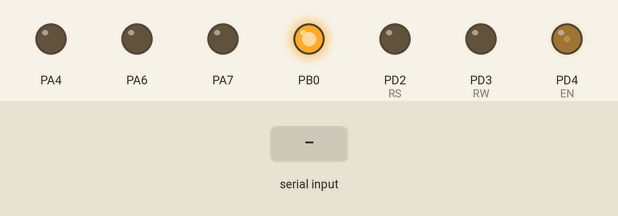
The program below on a simulated ATmega32, built with avr-gcc and emulated at 8 MHz. On the bench: output pins drawn as LEDs (lit = HIGH). The test bench sets the inputs (shaded band). Pins used as bus, display or sensor lines are not drawn; what the program prints to the serial monitor is not drawn.

Above: at 0.1 s.
At 1.2 s:
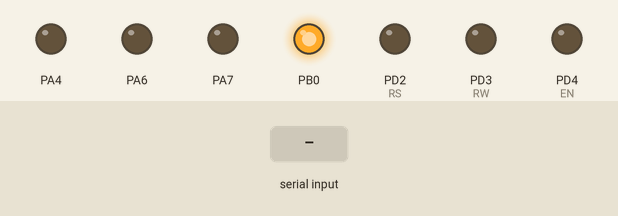
1.3 s: "0\n" received over Serial
2.8 s: "1\n" received over Serial
4.3 s: "2\n" received over Serial
Timing chart, 0 to 7.3 s (numbered marks = the images above; inputs shaded):
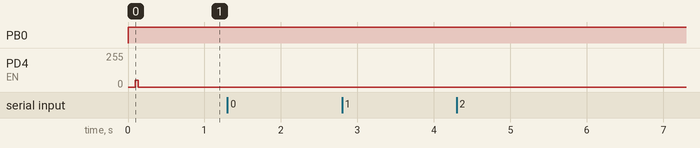

Measured:
- after the input at 1.3 s, every drawn part: stays the same
- after the input at 2.8 s, every drawn part: stays the same
- after the input at 4.3 s, every drawn part: stays the same

The program:

main.c
```c
#include "application/app.h"
#include <util/delay.h>
#define F_CPU   8000000u
uint8_t ad=0x00,ad2=0x10,str1[16]={0},str2[4]={},ad3=0b1010000,ad4=0b1010001;
int main(void)
{

	SPI_MasterInit(PRESCALER_16);
	// Programming mode
	DIO_INITPIN(pinb0,OUTPUT);
	DIO_WRITEPIN(pinb0,HIGH);

	LCD_INIT();
	USART_init();
	I2C_init(I2C_PRESCALER_16);
	//******************************************************************************************************


	// PAN RECIEVE AND SEND
	unsigned char arr_pan[16]={0};
	USART_Transmit_string ("Please Enter Card PAN:");
	char *pan =  USART_receive_string(arr_pan);
	USART_transmit('\n');
//  	for (int i=0;i<16;i++)
//  	{
//  		pan[i]=pan[i]-'30';
//  	}
	//pan[16]= '\0';
	//EEPROM_Write_WithSize(pan,&ad,16); //---------------------------
  // _delay_ms(100);


	//*********************************************************************************************************
	// PIN RECIEVE AND SEND
	uint8_t pinRecieved='0';
	char *pin;
	while (pinRecieved=='0')
	{
	// PIN RECIEVE
	unsigned char arr_pin[7]={0};
	unsigned char arr_npin[7]={0};
	USART_Transmit_string ("Please Enter New PIN:");
	pin =  USART_receive_string(arr_pin);
	//**************************************************
	// CONFIRM PIN RECIEVE
	USART_Transmit_string ("Please Confirm New PIN:");
	char *new_pin = USART_receive_string(arr_npin);
   //***********************************************
   // CHECK PIN CONDITION
	if (arr_pin[4] == 0 && arr_pin[3]!= 0)
	{
	 pinRecieved='1';
	 	 for (int y=0;y<4;y++)
	 	 {
		 	 if (arr_pin[y]<48 || arr_pin[y]>57)
			  {
				  USART_transmit('\n');
				  pinRecieved='0';
			  }

	 	 }
	}
	//**************************************************************
	// CHECK PIN CONFIRMATION
		uint8_t npin = *(new_pin);
		uint8_t pin_in = *(pin);
		int c=0;
		for (c=0;c<4;c++)
		{
			if ((*(new_pin+c)) != (*(pin+c)) )
			{
				pinRecieved='0';
			}
		}
		if (pinRecieved=='0') USART_Transmit_string ("Wrong PIN ");
	}
	USART_Transmit_string (" finished ");
/*
		for (int i=0;i<4;i++)
		{
			pin[i]=pin[i]-'30';
		}
	*/
		EEPROM_Write_WithSize(pan,&ad,16); //--- pan sent to EEPROM
		_delay_ms(100);
		 //--- pan receive to EEPROM
		 	EEPROM_Read_String_With_size(str1 ,16);
		_delay_ms(100);

		EEPROM_Write_WithSize(pin,&ad2,4);// PAN sent to EEPROM
		_delay_ms(100);

		EEPROM_Read_String_With_size(str2 ,4);


// user mode
	DIO_WRITEPIN(pinb0,LOW);

	// sending
	uint8_t index = 0;
	DIO_WRITEPIN(SS, LOW);

	while (str1[index] != '\0')
	{
		SPI_SendReceive(str1[index]);
		index++;
		_delay_ms(800);
	}
	SPI_SendReceive('\0');

	DIO_WRITEPIN(SS, HIGH);


//USART_init();
//SPI_master_init();
//********************************************


//USART_Transmit_string(str1);
//SPI_transmit_string(str1);

//*******************************************	*/

}
```

APP__1_.c
```c
#include "APP.h"

/***********************************************************************************************************************
                                    GLOBAL VARIABLES
*****************************************************************************************************************************/

/***********************************************************************************************************************
                                   FUNCTION IMPLMENTATION
****************************************************************************************************************************/
uint8_t y[17] = "1234";

void app_Init(void)
{
	LCD_INIT();
	SPI_SlaveInit(PRESCALER_16);

	uint8_t message[]={};
	uint8_t index = 0;

	while (1)
	{
		if (SPI_RecievePeriodicChecking(&message[index]))
		{
			if (message[index] == '\0')
			{
				break;
			}
			index++;
		}
	}

	LCD_GoTo(1,0);
	LCD_Write_String(message);
	while (1);


// 	LCD_INIT();
// 	DIO_INITPIN(pinc0, OUTPUT);
// 	DIO_INITPIN(pinc1, OUTPUT);
// 	DIO_INITPIN(pinc2, OUTPUT);
// 	DIO_INITPIN(pinc3, OUTPUT);
// 	DIO_INITPIN(pinc4, OUTPUT);
// 	DIO_INITPIN(pinc5, OUTPUT);
// 	DIO_INITPIN(pinc6, OUTPUT);
// 	DIO_INITPIN(pinc7, OUTPUT);


// 	 while (1) {
// 		 if (receive_index > 0 && received_str[receive_index-1] == '\0') {
// 			 received_str[receive_index-1] = '\0'; // Remove null terminator
// 			 break;
// 		 }
// 	 }


}


uint8_t received_data;

void app_Start(void)
{
//
//  if (SPI_RecievePeriodicChecking(&received_data))
//  {
// 	LCD_GoTo(1,0);
// 	LCD_Write_Charecter(received_data);
//  }


		/*SPI_ReceiveString(X,16);
		LCD_GoTo(1,0);
		LCD_Write_String(X);
		DIO_port_write(pinc0, X[11]);
		_delay_ms(100000); */


		/*uint8_t X = SPI_ReceiveChar();
		LCD_GoTo(1,0);
		LCD_Write_Number(X);*/


}
```

APP.c
```c
#include "APP.h"

/***********************************************************************************************************************
                                    GLOBAL VARIABLES
*****************************************************************************************************************************/

/***********************************************************************************************************************
                                   FUNCTION IMPLMENTATION
****************************************************************************************************************************/
void app_Init(void)
{
// 	SPI_MasterInit(PRESCALER_16);
// 	 uint8_t str[] = "123456";
// 	 for (int i = 0; i < strlen(str); i++) {
// 		 SPI_SendReceive(str[i]);
// 	 }
// 	 SPI_SendReceive('\0');
// 	 _delay_ms(100);

SPI_MasterInit(PRESCALER_16);


    uint8_t message[] = " 1234";
    uint8_t index = 0;

DIO_WRITEPIN(SS, LOW);

    while (message[index] != '\0')
    {
	    SPI_SendReceive(message[index]);
	    index++;
	    _delay_ms(800);
    }
    SPI_SendReceive('\0');

DIO_WRITEPIN(SS, HIGH);

    while (1);

}
uint8_t data = 'A';
//uint8_t y[17] = {'1','2','3','4','5','6','7','8','9','1','2','3','4','5','6','7'};

void app_Start(void)
{
// 	DIO_WRITEPIN(SS,LOW);
// 	SPI_SendReceive(data);
// 	DIO_WRITEPIN(SS,HIGH);
// 	_delay_ms(100000);


	/*SPI_SendString(y);
	_delay_ms(100000);*/


	/*uint8_t y = 7;
	SPI_SendChar(y);
	_delay_ms(100000);*/


}
```

UTILES.h
```c
#ifndef utiles_H_
#define utiles_H_


#define set_bit(reg,bit)            reg=(reg|(1<<bit))
#define clear_bit(reg,bit)           reg=(reg&(~(1<<bit)))
#define read_bit(reg,bit)              ((reg>>bit)&1)
#define toggel_bit(reg,bit)              reg=reg^(1<<bit)


#endif /* UTILES_H_ */
```

app.c
```c
#include "app.h"

void CARD_PROGRAMMING_MODE(void)
{
	//Entering Pan
	uint8_t LV_PANSTR[16]={0};
	LCD_GoTo(1,0);
	LCD_Write_String("PLESE ENTER");
	LCD_GoTo(2,0);
	LCD_Write_String("CARD PAN:-");

	//Virtual Takes Data and Saves It in String


	//Entering PIN
	//uint8_t LV_PINSTR_1[4]={0},LV_PINSTR_1[4]={0};
	LCD_GoTo(1,0);
	LCD_Write_String("PLESE ENTER");
	LCD_GoTo(2,0);
	LCD_Write_String("NEW PIN:-");


	//Virtual Takes Data and Saves It in String


	//CHECKS VALIDATY OF DATA


}

void CARD_USER_MODE(void)
{


}
```

app.h
```c
#ifndef APP_H_
#define APP_H_
/*****************************************************************
					Includes
*****************************************************************/
#include "../MCAL/dio/DIO.h"
#include "../MCAL/Timers/timer.h"
#include "../MCAL/twi/twi.h"
#include "../HAL/eeprom/eeprom.h"
#include "../HAL/keypad/keypad.h"
#include "../HAL/lcd/LCD.h"
#include "../MCAL/spi/spi.h"


/*************************************************************
						PROTOTYPES
**************************************************************/
void CARD_PROGRAMMING_MODE(void);
void CARD_USER_MODE(void);

#endif /* APP_H_ */
```

eeprom.c
```c
#include "eeprom.h"
#include <util/delay.h>

/**DESCRIPTION:-
 This Function is used To Write Data On External EEPROM Using I2C Communication*/
void EEPROM_Write (uint8_t *data, uint8_t *_address){

	uint8_t LV_Index_I=0,LV_Length=0;
	while (data[LV_Length])											//Calculate The Length Of the Data String
	{
		LV_Length++;
	}

	if(I2C_start()==EVENT_OK){										//Send a Starting Bit and Wait For ACK
		if(I2C_addressEvent(0xA0,WRITE)==AD_W_SENT_ACK_OK){			//Send an Initializer "0b1010" Specified In the Data Sheet  and an Event Type "R/W" and Wait For ACK
			if(I2C_sendData(_address)== DATA_SENT_ACK_OK){			//Send an Address In the EEPROM  To Start Writing In It
					for (LV_Index_I=0;LV_Index_I<LV_Length;){		//To Send The Whole Data String
				if(I2C_sendData(&data[LV_Index_I])== DATA_SENT_ACK_OK){		//Send Data Byte By Byte and Wait For AcK Each Time

					  LV_Index_I++;
					}
				}

			}
		}
	}

	I2C_stop();															//End Of Communication

}
/******************************************************************************************************************************************/
/**DESCRIPTION:-
 This Function is used To Read Data On External EEPROM Using I2C Communication*/
void EEPROM_Read ( uint8_t *data) {

	if(I2C_start()==EVENT_OK){															//Send a Starting Bit and Wait For ACK
		if(I2C_addressEvent(0xA0,READ)==AD_R_SENT_ACK_OK){								//Send an Initializer "0b1010" Specified In the Data Sheet  and an Event Type "R/W" and Wait For ACK
			if(I2C_receiveData(data,NACK)== DATA_RECIEVE_NACK_OK){						//Send an Address In the EEPROM  To Start Reading From It
				I2C_stop();
			}

		}
	}

}
/**********************************************************************************************************************************************/
void EEPROM_Read_String(uint8_t * a_STR){
	uint8_t LV_Index_I=0;

	for (LV_Index_I=0;LV_Index_I<16;LV_Index_I++)
	{
		EEPROM_Read(&a_STR[LV_Index_I]);


	}

}

void EEPROM_Read_String_With_size(uint8_t * a_STR, uint8_t a_Length){
	uint8_t LV_Index_I=0;

	for (LV_Index_I=0;LV_Index_I<a_Length;LV_Index_I++)
	{
		EEPROM_Read(&a_STR[LV_Index_I]);


	}

}

/******************************************/

void EEPROM_Write_WithSize (uint8_t *data, uint8_t *_address,uint8_t LV_Length){

	uint8_t LV_Index_I=0;

	if(I2C_start()==EVENT_OK){										//Send a Starting Bit and Wait For ACK
		if(I2C_addressEvent(0xa0,WRITE)==AD_W_SENT_ACK_OK){			//Send an Initializer "0b1010" Specified In the Data Sheet  and an Event Type "R/W" and Wait For ACK
			if(I2C_sendData(_address)== DATA_SENT_ACK_OK){			//Send an Address In the EEPROM  To Start Writing In It
				for (LV_Index_I=0;LV_Index_I<LV_Length;){		//To Send The Whole Data String
					if(I2C_sendData(&data[LV_Index_I])== DATA_SENT_ACK_OK){		//Send Data Byte By Byte and Wait For AcK Each Time

						LV_Index_I++;
					}
				}

			}
		}
	}

	I2C_stop();															//End Of Communication

}
void EEPROM_Read_random(uint8_t *data, uint8_t *_address,uint8_t LV_Length){


	uint8_t LV_Index_I=0;
	uint8_t x = 0xa0 ;
	if(I2C_start()==EVENT_OK){										//Send a Starting Bit and Wait For ACK
		if(I2C_addressEvent(0xa0,WRITE)==AD_W_SENT_ACK_OK){			//Send an Initializer "0b1010" Specified In the Data Sheet  and an Event Type "R/W" and Wait For ACK
			if(I2C_sendData(_address)== DATA_SENT_ACK_OK){//Send an Address In the EEPROM  To Start Writing In It
				if (I2c_Restart()==EVENT_OK)
					{
						//To Send The Whole Data String
						if(I2C_receiveData(data,NACK)== DATA_RECIEVE_NACK_OK){		//Send Data Byte By Byte and Wait For AcK Each Time

							I2C_stop();

						}
				}


			}
		}
	}

}
```

eeprom.h
```c
#ifndef EEPROM_H_
#define EEPROM_H_
/*******************************************
				INCLUDES
********************************************/
#include "../../MCAL/twi/twi.h"
#include "../lcd/LCD.h"
#define EEPROM_ADD1		0x00
#include <util/delay.h>
//#define F_CPU   1000000u
/*********************************************
				PROTOTYPES
**********************************************/
void EEPROM_Write (uint8_t *data, uint8_t* _addres);
void EEPROM_Read (uint8_t *data) ;
void EEPROM_Read_String(uint8_t * a_STR);
void EEPROM_Write_WithSize (uint8_t *data, uint8_t *_address,uint8_t LV_Length);
void EEPROM_Read_String_With_size(uint8_t * a_STR, uint8_t a_Length);
#endif /* EEPROM_H_ */
```

keypad.c
```c
/*
 * keypad.c
 *
 * Created: 4/18/2023 6:10:37 AM
 *  Author: Kareem
 */
#include "keypad.h"


/************************************************ KEYPAD_init **********************************************************************************/
/* Description:
- Function used to initialize the rows pins of keypad as output and set them high and initialize the columns pins of keypad as  input pullup
- FIRST_ROW_PIN , LAST_ROW_PIN ,FIRST_COL_PIN , LAST_COL_PIN are used to define the keypad dimensions and can be changed in configurations
************************************************************************************************************************************************/

void KEYPAD_init(void){

	for (uint8_t row_pins = FIRST_ROW_PIN ; row_pins <= LAST_ROW_PIN ; row_pins++)
	{
		DIO_INITPIN(row_pins,OUTPUT);
		DIO_WRITEPIN(row_pins,HIGH);
	}

	for (uint8_t col_pins = FIRST_COL_PIN ; col_pins <= LAST_COL_PIN ; col_pins++)
	{
		DIO_INITPIN(col_pins,INPLUP);


	}


}


/************************************************ KEYPAD_getKey **********************************************************************************/
/* Description:
- Function used to return the data of the pressed key
- data can be changed in configurations
*************************************************************************************************************************************************/

uint8_t KEYPAD_getKey(){

	uint8_t a_col_state =1 ;
	uint8_t  a_keychar ;

	//loop for rows
	for (uint8_t a_rows = FIRST_ROW_PIN ; a_rows <= LAST_ROW_PIN ; a_rows ++)
	{

		DIO_WRITEPIN(a_rows,LOW);
		_delay_ms(20);

		//loop  for columns
		for(uint8_t a_cols = FIRST_COL_PIN ; a_cols <= LAST_COL_PIN ; a_cols++){
			DIO_READPIN(a_cols,&a_col_state);

			while(a_col_state == 0){
				DIO_READPIN(a_cols,&a_col_state);

				//check the pressed row
				switch(a_rows){

					case ROW_0 :

						//check the pressed column
						switch(a_cols){

							case COL_0 :
							a_keychar = KEYPAD_ROW_0_COLUMN_0 ;
							break;

							case COL_1 :
							a_keychar = KEYPAD_ROW_0_COLUMN_1;
							break;

							case COL_2 :
							a_keychar = KEYPAD_ROW_0_COLUMN_2;
							break;

							case COL_3 :
							a_keychar = KEYPAD_ROW_0_COLUMN_3;
							break;

						}

				  break ;


				  case ROW_1 :
					//check the pressed column
					switch(a_cols){

							case COL_0 :
							a_keychar= KEYPAD_ROW_1_COLUMN_0 ;
							break;

							case COL_1 :
							a_keychar = KEYPAD_ROW_1_COLUMN_1;
							break;

							case COL_2 :
							a_keychar= KEYPAD_ROW_1_COLUMN_2;
							break;

							case COL_3 :
							a_keychar = KEYPAD_ROW_1_COLUMN_3;
							break;

						}

				  break ;


				  case ROW_2 :

					//check the pressed column
					switch(a_cols){

							case COL_0 :
							a_keychar= KEYPAD_ROW_2_COLUMN_0 ;
							break;

							case COL_1 :
							a_keychar = KEYPAD_ROW_2_COLUMN_1;
							break;

							case COL_2 :
							a_keychar= KEYPAD_ROW_2_COLUMN_2;
							break;

							case COL_3 :
							a_keychar = KEYPAD_ROW_2_COLUMN_3;
							break;

						}

				  break ;


				  case ROW_3 :

					//check the pressed column
				   switch(a_cols){

							case COL_0 :
							a_keychar= KEYPAD_ROW_3_COLUMN_0 ;
							break;

							case COL_1 :
							a_keychar = KEYPAD_ROW_3_COLUMN_1;
							break;

							case COL_2 :
							a_keychar= KEYPAD_ROW_3_COLUMN_2;
							break;

							case COL_3 :
							a_keychar = KEYPAD_ROW_3_COLUMN_3;
							break;

						}

			break ;


			// no press
			default:
			a_keychar = 0;
			break;


				}


				}

		}


		DIO_WRITEPIN(a_rows,HIGH);

	}

	return a_keychar ;
}
```

keypad.h
```c
/*
 * keypad.h
 *
 * Created: 4/18/2023 6:10:25 AM
 *  Author: Kareem
 */


#ifndef KEYPAD_H_
#define KEYPAD_H_

/*************************************************/
//					INCLUDES
/**************************************************/
#include "../../MCAL/dio/DIO.h"
#include "../../SERVICE/STD_TYPES.h"
#include <util/delay.h>
/*************************************************/
//					CONFIGURATIONS
/**************************************************/


// PINS
#define FIRST_ROW_PIN				pina0
#define LAST_ROW_PIN				pina2
#define FIRST_COL_PIN				pina3
#define LAST_COL_PIN				pina5

/**** KEYPAD DATA ******/

//ROW 0
#define  KEYPAD_ROW_0_COLUMN_0		'7'
#define  KEYPAD_ROW_0_COLUMN_1		'8'
#define  KEYPAD_ROW_0_COLUMN_2		'9'
#define  KEYPAD_ROW_0_COLUMN_3		'/'

//ROW 1
#define  KEYPAD_ROW_1_COLUMN_0		'4'
#define  KEYPAD_ROW_1_COLUMN_1		'5'
#define  KEYPAD_ROW_1_COLUMN_2		'6'
#define  KEYPAD_ROW_1_COLUMN_3		'*'

//ROW 2
#define  KEYPAD_ROW_2_COLUMN_0		'1'
#define  KEYPAD_ROW_2_COLUMN_1		'2'
#define  KEYPAD_ROW_2_COLUMN_2		'3'
#define  KEYPAD_ROW_2_COLUMN_3		'-'

//ROW 3
#define  KEYPAD_ROW_3_COLUMN_0		'A'
#define  KEYPAD_ROW_3_COLUMN_1		'0'
#define  KEYPAD_ROW_3_COLUMN_2		'='
#define  KEYPAD_ROW_3_COLUMN_3		'+'


/*************************************************/
//					DEFIENS
/**************************************************/


typedef enum {
	COL_0 = FIRST_COL_PIN,
	COL_1,
	COL_2,
	COL_3,
	}COLUMN;

typedef enum {
	ROW_0,
	ROW_1,
	ROW_2,
	ROW_3,
}ROW;

/*************************************************/
//			FUNCTIONS PROTOTYPES
/**************************************************/
void KEYPAD_init(void);
uint8_t KEYPAD_getKey(void);

#endif /* KEYPAD_H_ */
```

LCD.h
```c
#ifndef LCD_H_
#define LCD_H_

#include "../../SERVICE/STD_TYPES.h"
#include "../../MCAL/dio/DIO.h"
//#define  F_CPU   8000000UL
#include <util/delay.h>

#define _4_bit_mode		0
#define _8_bit_mode		1
/************************* config**************************************************/
#define LCD_Mode      _4_bit_mode

#define  LCD_PORT      PC

#define	  D4		   pinc4
#define	  D5		   pinc5
#define	  D6		   pinc6
#define	  D7		   pinc7

#define   RS           pind2
#define   RW           pind3
#define   EN           pind4

/*********************************************************************************/

void LCD_WRITE_COMMAND(uint8_t a_COMMAND);
void LCD_WRITE_DATA(uint8_t a_DATA);

void LCD_INIT(void);
void LCD_Write_String(uint8_t*a_String);
void LCD_Write_Number(uint32_t a_number);
void LCD_Clear(void);
void LCD_GoTo(uint8_t a_line,uint8_t a_cell);
void LCD_Write_Charecter(uint8_t a_char);
void LCD_Create_Charecter(uint8_t*a_Pattern,uint8_t a_Adress);


#endif /* LCD_H_ */
```

Source omitted: LCD.c (7182 bytes), MEMORYMAP.h (4852 bytes), timer.c (7697 bytes), timer.h (2948 bytes), DIO.c (4050 bytes), DIO.h (2074 bytes), spi.c (2957 bytes), spi.h (1697 bytes), twi.c (5458 bytes), twi.h (1409 bytes), uart.c (1328 bytes), uart.h (1368 bytes) and 2 more
